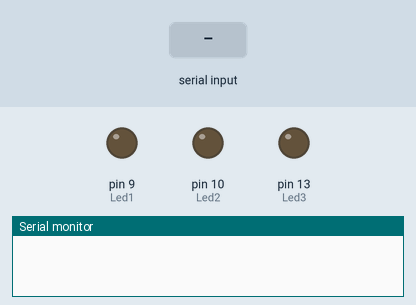
This sketch was run on a simulated Arduino Uno, built with avr-gcc and run on an emulated ATmega328P. Parts: output pins drawn as LEDs (lit = HIGH), the last lines printed to the serial monitor. Inputs (shaded band) come from the test bench.

Above: at 1.2 s.
1.3 s: "90,45,200\n" received over Serial
At 3.0 s:
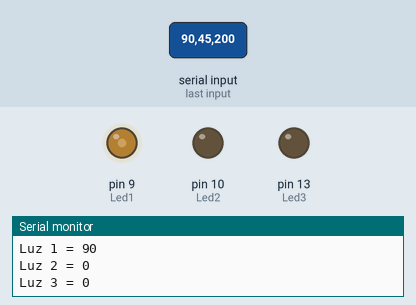
3.9 s: "30,150\n" received over Serial
At 6.1 s:
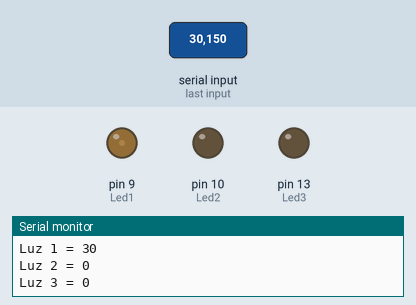
6.4 s: "200\n" received over Serial
At 8.5 s:
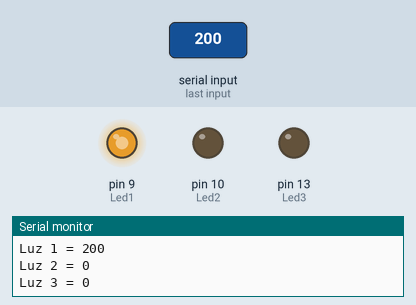
8.9 s: "30,150,10\n" received over Serial
At 11.2 s:
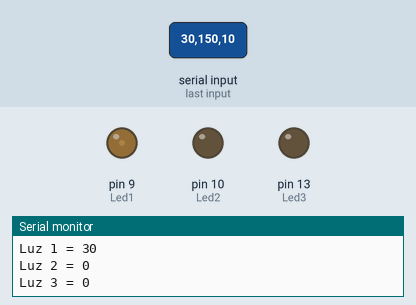
11.5 s: "90,45\n" received over Serial
At 13.7 s:
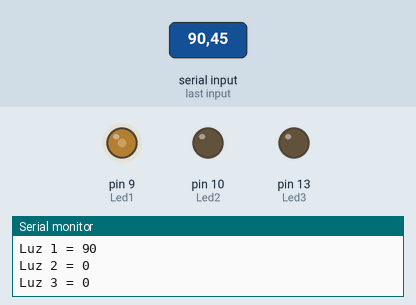
Timing chart, 0 to 15.0 s (numbered marks = the images above; inputs shaded):
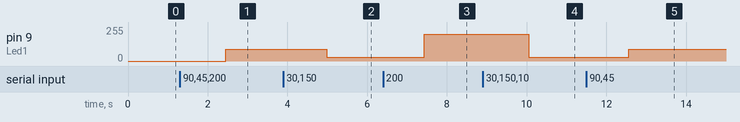

The sketch:

Serial_Prueba3.ino
```cpp
#define Led1 9
#define Led2 10
#define Led3 13

unsigned long tiempo = 0;

void setup() {
  Serial.begin(9600);
  pinMode(Led1, OUTPUT);
  pinMode(Led2, OUTPUT);
  pinMode(Led3, OUTPUT);
}

String dato;
String dato1 = "0";
String dato2 = "0";
String dato3 = "0";
int luz1, luz2, luz3, i, j, k;

void loop() {
  if(Serial.available()){
    dato = Serial.readString();
    Serial. print("Dato = ");
    Serial. println(dato);

    dato1 = "0";
    dato2 = "0";
    dato3 = "0";

    for (i = 0; i < (dato.length()-1); i++){
      if(dato[i] == '.')
        break;
      if(i==0)
        dato1[i] = dato[i];
      else
        dato1.concat(dato[i]);
      Serial. print("Dato 1 = ");
      Serial. println(dato1);
    }

    int s=0;

    for (j = i+1; j < (dato.length()-1); j++){
      if(dato[j] == '.')
        break;
      if(j==i+1)
        dato2[s++] = dato[j];
      else{
        dato2.concat(dato[j]);
        s++;
      Serial. print("Dato 2 = ");
      Serial. println(dato2);
      }
    }

    int t=0;

    for (k = j+1; k < (dato.length()-1); k++){
      if(k==j+1)
        dato3[t++] = dato[k];
      else{
        dato3.concat(dato[k]);
        t++;
        Serial. print("Dato 3 = ");
      Serial. println(dato3);
      }
    }
  }

  luz1 = dato1.toInt();
  luz2 = dato2.toInt();
  luz3 = dato3.toInt();

  if(millis() > tiempo + 1500){
    tiempo = millis();
    Serial. print("Luz 1 = ");
    Serial. println(luz1);

    Serial. print("Luz 2 = ");
    Serial. println(luz2);

    Serial. print("Luz 3 = ");
    Serial. println(luz3);
    }

  analogWrite(Led1, luz1);
  analogWrite(Led2, luz2);
  digitalWrite(Led3, luz3);

//  switch(led){
//    case 0:
//      analogWrite(Led1, luz);
//      break;
//    case 1:
//      analogWrite(Led2, luz);
//      break;
//    default:
//      Serial. println("No existe este led");
//    }
}
```

Measured:
- after the input at 1.3 s, pin 9 (Led1): 0/255 → 90/255 after 1.1 s
- after the input at 3.9 s, pin 9 (Led1): 90/255 → 30/255 after 1.1 s
- after the input at 6.4 s, pin 9 (Led1): 30/255 → 200/255 after 1.0 s
- after the input at 8.9 s, pin 9 (Led1): 200/255 → 30/255 after 1.1 s
- after the input at 11.5 s, pin 9 (Led1): 30/255 → 90/255 after 1.1 s
